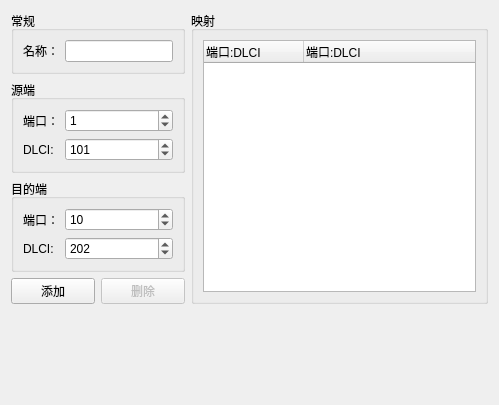
<?xml version="1.0" encoding="UTF-8"?>
<ui version="4.0">
 <class>frameRelaySwitchConfigPageWidget</class>
 <widget class="QWidget" name="frameRelaySwitchConfigPageWidget">
  <property name="geometry">
   <rect>
    <x>0</x>
    <y>0</y>
    <width>499</width>
    <height>405</height>
   </rect>
  </property>
  <property name="windowTitle">
   <string>帧中继交换机</string>
  </property>
  <layout class="QGridLayout" name="gridLayout_2">
   <item row="0" column="0" colspan="2">
    <widget class="QGroupBox" name="uiGeneralGroupBox">
     <property name="title">
      <string>常规</string>
     </property>
     <layout class="QGridLayout" name="gridLayout">
      <item row="0" column="0">
       <widget class="QLabel" name="uiNameLabel">
        <property name="text">
         <string>名称：</string>
        </property>
       </widget>
      </item>
      <item row="0" column="1">
       <widget class="QLineEdit" name="uiNameLineEdit"/>
      </item>
     </layout>
    </widget>
   </item>
   <item row="0" column="2" rowspan="4">
    <widget class="QGroupBox" name="uiFrameRelayMappingGroupBox">
     <property name="title">
      <string>映射</string>
     </property>
     <layout class="QVBoxLayout">
      <item>
       <widget class="QTreeWidget" name="uiMappingTreeWidget">
        <property name="sizePolicy">
         <sizepolicy hsizetype="Expanding" vsizetype="Expanding">
          <horstretch>0</horstretch>
          <verstretch>0</verstretch>
         </sizepolicy>
        </property>
        <property name="rootIsDecorated">
         <bool>false</bool>
        </property>
        <column>
         <property name="text">
          <string>端口:DLCI</string>
         </property>
        </column>
        <column>
         <property name="text">
          <string>端口:DLCI</string>
         </property>
        </column>
       </widget>
      </item>
     </layout>
    </widget>
   </item>
   <item row="1" column="0" colspan="2">
    <widget class="QGroupBox" name="uiFrameRelaySourceGroupBox">
     <property name="sizePolicy">
      <sizepolicy hsizetype="Expanding" vsizetype="Preferred">
       <horstretch>0</horstretch>
       <verstretch>0</verstretch>
      </sizepolicy>
     </property>
     <property name="title">
      <string>源端</string>
     </property>
     <layout class="QGridLayout">
      <item row="0" column="0">
       <widget class="QLabel" name="uiSourcePortLabel">
        <property name="text">
         <string>端口：</string>
        </property>
       </widget>
      </item>
      <item row="0" column="1">
       <widget class="QSpinBox" name="uiSourcePortSpinBox">
        <property name="sizePolicy">
         <sizepolicy hsizetype="Expanding" vsizetype="Fixed">
          <horstretch>0</horstretch>
          <verstretch>0</verstretch>
         </sizepolicy>
        </property>
        <property name="minimum">
         <number>0</number>
        </property>
        <property name="maximum">
         <number>65535</number>
        </property>
        <property name="value">
         <number>1</number>
        </property>
       </widget>
      </item>
      <item row="1" column="0">
       <widget class="QLabel" name="uiSourceDLCILabel">
        <property name="text">
         <string>DLCI:</string>
        </property>
       </widget>
      </item>
      <item row="1" column="1">
       <widget class="QSpinBox" name="uiSourceDLCISpinBox">
        <property name="sizePolicy">
         <sizepolicy hsizetype="Expanding" vsizetype="Fixed">
          <horstretch>0</horstretch>
          <verstretch>0</verstretch>
         </sizepolicy>
        </property>
        <property name="maximum">
         <number>65535</number>
        </property>
        <property name="value">
         <number>101</number>
        </property>
       </widget>
      </item>
     </layout>
    </widget>
   </item>
   <item row="2" column="0" colspan="2">
    <widget class="QGroupBox" name="uiFrameRelayDestinationGroupBox">
     <property name="sizePolicy">
      <sizepolicy hsizetype="Expanding" vsizetype="Preferred">
       <horstretch>0</horstretch>
       <verstretch>0</verstretch>
      </sizepolicy>
     </property>
     <property name="title">
      <string>目的端</string>
     </property>
     <layout class="QGridLayout">
      <item row="0" column="0">
       <widget class="QLabel" name="uiDestinationPortLabel">
        <property name="text">
         <string>端口：</string>
        </property>
       </widget>
      </item>
      <item row="0" column="1">
       <widget class="QSpinBox" name="uiDestinationPortSpinBox">
        <property name="sizePolicy">
         <sizepolicy hsizetype="Expanding" vsizetype="Fixed">
          <horstretch>0</horstretch>
          <verstretch>0</verstretch>
         </sizepolicy>
        </property>
        <property name="minimum">
         <number>0</number>
        </property>
        <property name="maximum">
         <number>65535</number>
        </property>
        <property name="value">
         <number>10</number>
        </property>
       </widget>
      </item>
      <item row="1" column="0">
       <widget class="QLabel" name="uiDestinationDLCILabel">
        <property name="text">
         <string>DLCI:</string>
        </property>
       </widget>
      </item>
      <item row="1" column="1">
       <widget class="QSpinBox" name="uiDestinationDLCISpinBox">
        <property name="sizePolicy">
         <sizepolicy hsizetype="Expanding" vsizetype="Fixed">
          <horstretch>0</horstretch>
          <verstretch>0</verstretch>
         </sizepolicy>
        </property>
        <property name="maximum">
         <number>65535</number>
        </property>
        <property name="value">
         <number>202</number>
        </property>
       </widget>
      </item>
     </layout>
    </widget>
   </item>
   <item row="3" column="0">
    <widget class="QPushButton" name="uiAddPushButton">
     <property name="text">
      <string>添加</string>
     </property>
    </widget>
   </item>
   <item row="3" column="1">
    <widget class="QPushButton" name="uiDeletePushButton">
     <property name="enabled">
      <bool>false</bool>
     </property>
     <property name="text">
      <string>删除</string>
     </property>
    </widget>
   </item>
   <item row="4" column="2">
    <spacer>
     <property name="orientation">
      <enum>Qt::Vertical</enum>
     </property>
     <property name="sizeHint" stdset="0">
      <size>
       <width>20</width>
       <height>20</height>
      </size>
     </property>
    </spacer>
   </item>
  </layout>
 </widget>
 <tabstops>
  <tabstop>uiSourcePortSpinBox</tabstop>
  <tabstop>uiSourceDLCISpinBox</tabstop>
  <tabstop>uiDestinationPortSpinBox</tabstop>
  <tabstop>uiDestinationDLCISpinBox</tabstop>
  <tabstop>uiAddPushButton</tabstop>
  <tabstop>uiDeletePushButton</tabstop>
 </tabstops>
 <resources/>
 <connections/>
</ui>
